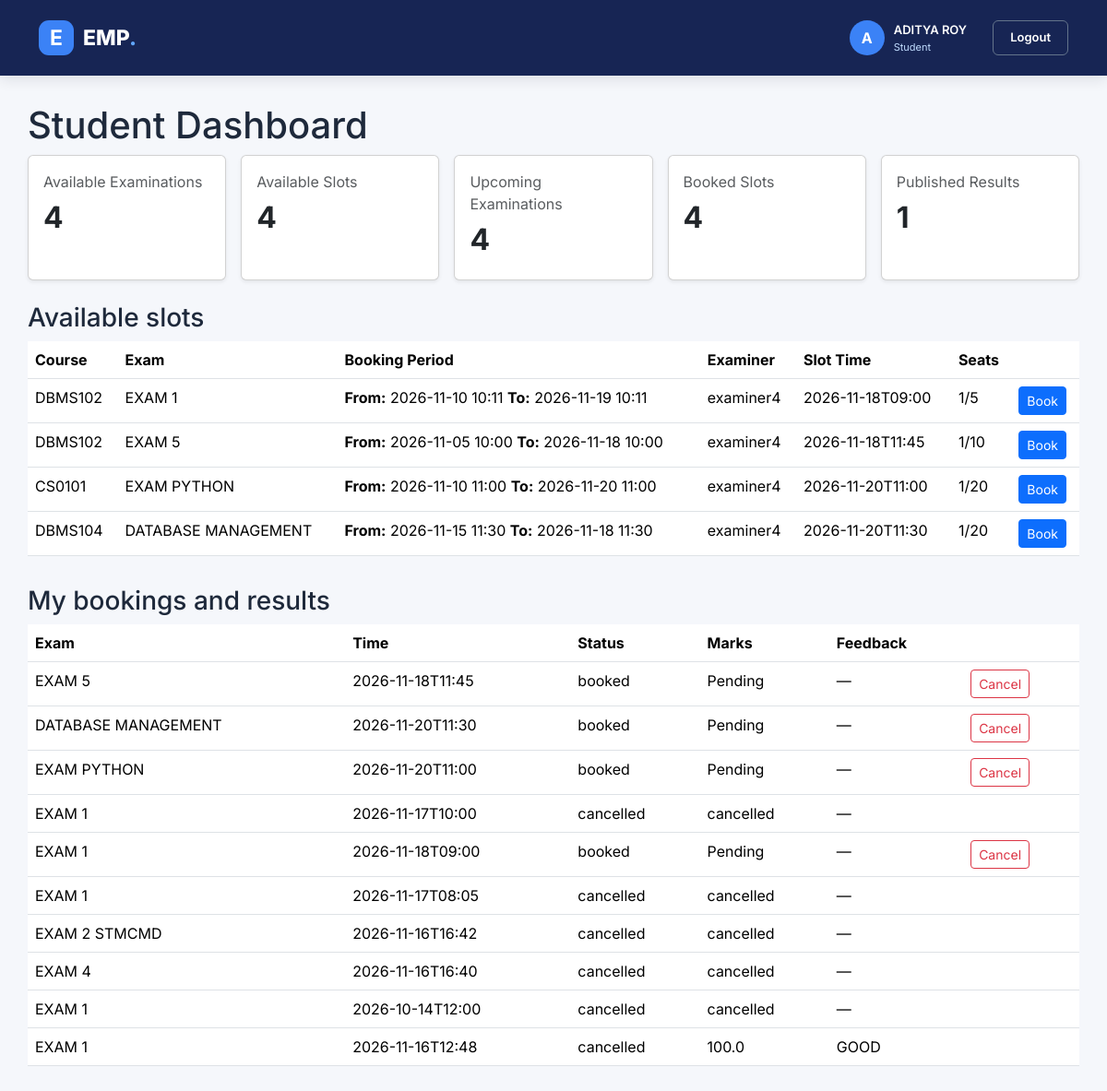
The app's page /dashboard (signed in) with its own data.
### tables this page shows
CREATE TABLE slots (
        id INTEGER PRIMARY KEY AUTOINCREMENT,
        exam_id INTEGER NOT NULL,
        examiner_id INTEGER NOT NULL,
        slot_time TEXT NOT NULL,
        capacity INTEGER NOT NULL CHECK(capacity > 0),
        FOREIGN KEY(exam_id) REFERENCES exams(id) ON DELETE CASCADE,
        FOREIGN KEY(examiner_id) REFERENCES users(id)
    );

CREATE TABLE courses (
        id INTEGER PRIMARY KEY AUTOINCREMENT,
        code TEXT UNIQUE NOT NULL,
        name TEXT NOT NULL
    );

CREATE TABLE exams (
        id INTEGER PRIMARY KEY AUTOINCREMENT,
        course_id INTEGER NOT NULL,
        title TEXT NOT NULL,
        description TEXT DEFAULT '', booking_start TEXT, booking_end TEXT, exam_date TEXT, exam_time TEXT, book ing_end TEXT,
        FOREIGN KEY(course_id) REFERENCES courses(id) ON DELETE CASCADE
    );

CREATE TABLE users (
        id INTEGER PRIMARY KEY AUTOINCREMENT,
        name TEXT NOT NULL,
        email TEXT UNIQUE NOT NULL,
        password TEXT NOT NULL,
        role TEXT NOT NULL CHECK(role IN ('admin','examiner','student')),
        approved INTEGER NOT NULL DEFAULT 0
    , active INTEGER NOT NULL DEFAULT 1);

CREATE TABLE bookings (
        id INTEGER PRIMARY KEY AUTOINCREMENT,
        slot_id INTEGER NOT NULL,
        student_id INTEGER NOT NULL,
        status TEXT NOT NULL DEFAULT 'booked',
        UNIQUE(slot_id, student_id),
        FOREIGN KEY(slot_id) REFERENCES slots(id) ON DELETE CASCADE,
        FOREIGN KEY(student_id) REFERENCES users(id) ON DELETE CASCADE
    );

CREATE TABLE results (
        id INTEGER PRIMARY KEY AUTOINCREMENT,
        booking_id INTEGER UNIQUE NOT NULL,
        marks REAL NOT NULL,
        feedback TEXT DEFAULT '',
        FOREIGN KEY(booking_id) REFERENCES bookings(id) ON DELETE CASCADE
    );

### app.py (the view, shortened to what this page needs)
@app.route("/dashboard")
@login_required()
def dashboard():
    role = session["role"]
    booking_open = setting_is_open("student_booking_open")
    slots = db().execute("""
    SELECT
        slots.*,
        exams.title,
        exams.booking_start,
        exams.booking_end,
        courses.code,
        users.name AS examiner_name,

        (SELECT COUNT(*)
         FROM bookings
         WHERE bookings.slot_id = slots.id
         AND status = 'booked') AS booked

    FROM slots
    JOIN exams ON exams.id = slots.exam_id
    JOIN courses ON courses.id = exams.course_id
    JOIN users ON users.id = slots.examiner_id

    WHERE datetime(slots.slot_time) > datetime('now', 'localtime')

    ORDER BY slots.slot_time

""").fetchall()
    available_slots = db().execute("""
    SELECT COUNT(*)
    FROM slots

    WHERE datetime(slots.slot_time) > datetime('now', 'localtime')

    AND (
        SELECT COUNT(*)
        FROM bookings
        WHERE bookings.slot_id = slots.id
        AND bookings.status = 'booked'
    ) < slots.capacity

""").fetchone()[0]
    available_examinations = db().execute("""
    SELECT COUNT(DISTINCT exams.id)
    FROM exams

    JOIN slots ON slots.exam_id = exams.id

    WHERE exams.exam_date IS NOT NULL
    AND exams.exam_time IS NOT NULL

    AND datetime(exams.exam_date || ' ' || exams.exam_time)
        > datetime('now', 'localtime')

    AND datetime(slots.slot_time)
        > datetime('now', 'localtime')

    AND (
        SELECT COUNT(*)
        FROM bookings
        WHERE bookings.slot_id = slots.id
        AND bookings.status = 'booked'
    ) < slots.capacity
""").fetchone()[0]
    if not booking_open:
       available_slots = 0
       available_examinations = 0
    upcoming_examinations = db().execute("""
    SELECT COUNT(DISTINCT exams.id)

    FROM bookings

    JOIN slots ON slots.id = bookings.slot_id
    JOIN exams ON exams.id = slots.exam_id

    WHERE bookings.student_id = ?
    AND bookings.status = 'booked'
    AND datetime(slots.slot_time) > datetime('now', 'localtime')
    """, (session["user_id"],)).fetchone()[0]
    booked_slots = db().execute("""
    SELECT COUNT(*)
    FROM bookings

    WHERE student_id = ?
    AND status = 'booked'
    """, (session["user_id"],)).fetchone()[0]
    published_results = db().execute("""
    SELECT COUNT(*)

    FROM results

    JOIN bookings ON bookings.id = results.booking_id

    WHERE bookings.student_id = ?
    """, (session["user_id"],)).fetchone()[0]
    bookings = db().execute("""
    SELECT
        bookings.id,
        bookings.status,
        exams.title,
        slots.slot_time,
        results.marks,
        results.feedback

    FROM bookings

    JOIN slots ON slots.id = bookings.slot_id
    JOIN exams ON exams.id = slots.exam_id

    LEFT JOIN results ON results.booking_id = bookings.id

    WHERE bookings.student_id = ?

    ORDER BY bookings.id DESC
    """, (session["user_id"],)).fetchall()
    return render_template("student.html",slots=slots,bookings=bookings,now=datetime.now(),
                           available_examinations=available_examinations,
                            available_slots=available_slots,
                           upcoming_examinations=upcoming_examinations,
                          booked_slots=booked_slots,
                          published_results=published_results,
                          booking_open=booking_open
                          )

### app.py (called while the page is built)
def db():
    if "db" not in g:
        g.db = sqlite3.connect(DB)
        g.db.row_factory = sqlite3.Row
        g.db.execute("PRAGMA foreign_keys = ON")
    return g.db

def setting_is_open(setting_name):
    setting = db().execute("""
        SELECT setting_value
        FROM system_settings
        WHERE setting_name = ?
    """, (setting_name,)).fetchone()
    return setting is not None and setting["setting_value"] == "1"

def login_required(role=None):
    def decorator(view):
        @wraps(view)
        def wrapped(*args, **kwargs):
            if not session.get("user_id"):
                return redirect(url_for("login"))
            if role and session.get("role") != role:
                flash("You are not allowed to open that page.")
                return redirect(url_for("dashboard"))
            return view(*args, **kwargs)
        return wrapped
    return decorator

### templates/student.html
{% extends "base.html" %}
{% block content %}
<h1>Student Dashboard</h1>
<div class="row row-cols-1 row-cols-sm-2 row-cols-xl-5 g-3 mb-4">
    <div class="col">
        <div class="card shadow-sm h-100">
            <div class="card-body">
                <p class="text-muted mb-2">Available Examinations</p>
                <h2 class="fw-bold">{{ available_examinations }}</h2>
            </div>
        </div>
    </div>
    <div class="col">
        <div class="card shadow-sm h-100">
            <div class="card-body">
                <p class="text-muted mb-2">Available Slots</p>
                <h2 class="fw-bold">{{ available_slots }}</h2>
            </div>
        </div>
    </div>
    <div class="col">
        <div class="card shadow-sm h-100">
            <div class="card-body">
                <p class="text-muted mb-2">Upcoming Examinations</p>
                <h2 class="fw-bold">{{ upcoming_examinations }}</h2>
            </div>
        </div>
    </div>
    <div class="col">
        <div class="card shadow-sm h-100">
            <div class="card-body">
                <p class="text-muted mb-2">Booked Slots</p>
                <h2 class="fw-bold">{{ booked_slots }}</h2>
            </div>
        </div>
    </div>
    <div class="col">
        <div class="card shadow-sm h-100">
            <div class="card-body">
                <p class="text-muted mb-2">Published Results</p>
                <h2 class="fw-bold">{{ published_results }}</h2>
            </div>
        </div>
    </div>
</div>
<section class="panel">
    <h3>Available slots</h3>
    <div class="table-responsive">
        <table class="table">
            <thead>
                <tr>
                    <th>Course</th>
                    <th>Exam</th>
                     <th>Booking Period</th>
                    <th>Examiner</th>
                    <th>Slot Time</th>
                    <th>Seats</th>
                    <th></th>
                </tr>
            </thead>
            <tbody>
                {% for s in slots %}
                <tr>
                    <td>{{ s.code }}</td>
                    <td>{{ s.title }}</td>
                    <td>
                      {% if s.booking_start and s.booking_end %}
                      <strong>From:</strong>
                      {{ s.booking_start.replace('T', ' ') }}
                      <strong>To:</strong>
                      {{ s.booking_end.replace('T', ' ') }}
                      {% else %}
                       Not configured
                      {% endif %}
                     </td>
                    <td>{{ s.examiner_name }}</td>
                    <td>{{ s.slot_time }}</td>
                    <td>
                        {{ s.booked }}/{{ s.capacity }}
                    </td>
                    <td>
                        <form method="post"
                              action="{{ url_for('book_slot', slot_id=s.id) }}">
                            <button class="btn btn-primary btn-sm"
                               {% if s.booked >= s.capacity or not booking_open %}disabled{% endif %}>
                                    Book
                            </button>
                        </form>
                    </td>
                </tr>
                {% else %}
                <tr>
                    <td colspan="7" class="text-center">
                        No slots available.
                    </td>
                </tr>
                {% endfor %}
            </tbody>
        </table>
    </div>
</section>
<section class="panel mt-3">
    <h3>My bookings and results</h3>
    <div class="table-responsive">
        <table class="table">
            <thead>
                <tr>
                    <th>Exam</th>
                    <th>Time</th>
                    <th>Status</th>
                    <th>Marks</th>
                    <th>Feedback</th>
                    <th></th>
                </tr>
            </thead>
            <tbody>
                {% for b in bookings %}
                <tr>
                    <td>{{ b.title }}</td>
                    <td>{{ b.slot_time }}</td>
                    <td>{{ b.status }}</td>
                    <td>
                        {% if b.marks is not none %}
                           {{ b.marks }}
                        {% elif b.status == "cancelled" %}
                              cancelled
                        {% else %}
                               Pending
                        {% endif %}
                    </td>
                    <td>
                        {{ b.feedback or "—" }}
                    </td>
                    <td>
                        {% if b.status == 'booked' and b.marks is none %}
                            <form method="post"
                                  action="{{ url_for('cancel_booking', booking_id=b.id) }}">
                                <button class="btn btn-outline-danger btn-sm">
                                    Cancel
                                </button>
                            </form>
                        {% endif %}
                    </td>
                </tr>
                {% else %}
                <tr>
                    <td colspan="6" class="text-center">
                        No bookings yet.
                    </td>
                </tr>
                {% endfor %}
            </tbody>
        </table>
    </div>
</section>
{% endblock %}

### templates/base.html (shortened to what this page needs)
<!doctype html>
<html lang="en">
<head>
    <link href="https://cdn.jsdelivr.net/npm/bootstrap@5.3.3/dist/css/bootstrap.min.css"
          rel="stylesheet">
    <link href="{{ url_for('static', filename='style.css') }}"
          rel="stylesheet">
</head>
<body>
<nav class="navbar navbar-expand-lg navbar-dark main-navbar">
    <div class="container">
        <a class="navbar-brand brand-logo" href="{{ url_for('home') }}">
            <span class="brand-icon">E</span>
            <span>EMP<span class="brand-dot">.</span></span>
        </a>
        <div class="collapse navbar-collapse" id="navbarContent">
            <div class="ms-auto d-flex align-items-center gap-3 flex-wrap py-2">
                {% if session.get('user_id') %}
                    <div class="user-info">
                        <div class="user-avatar">
                            {{ session.get('name', 'U')[0]|upper }}
                        </div>
                        <div class="user-details">
                            <span class="user-name">
                                {{ session.get('name') }}
                            </span>
                            <span class="user-role">
                                {{ session.get('role')|capitalize }}
                            </span>
                        </div>
                    </div>
                    <a class="btn logout-btn"
                       href="{{ url_for('logout') }}">
                        Logout
                    </a>
                {% endif %}
            </div>
        </div>
    </div>
</nav>
<main class="container main-content">
    {% block content %}
    {% endblock %}
</main>
</body>
</html>

### static/style.css (style rules this page uses)
body { font-family: 'Inter', sans-serif; background: #f5f7fb; color: #1e293b; margin: 0; min-height: 100vh; }
.main-navbar { background: #172554; padding: 14px 0; box-shadow: 0 3px 15px rgba(15,23,42,.12); }
.brand-logo { display: flex; align-items: center; gap: 10px; font-size: 23px; font-weight: 800; }
.brand-icon, .user-avatar { display: flex; align-items: center; justify-content: center; background: #3b82f6; color: white; font-weight: 700; }
.brand-icon { width: 38px; height: 38px; border-radius: 11px; }
.brand-dot { color: #60a5fa; }
.user-info { display: flex; align-items: center; gap: 10px; padding-right: 12px; }
.user-avatar { width: 38px; height: 38px; border-radius: 50%; }
.user-details { display: flex; flex-direction: column; }
.user-name { color: white; font-size: 13px; font-weight: 600; }
.user-role { color: #bfdbfe; font-size: 11px; text-transform: capitalize; }
.login-btn, .logout-btn { color: white; border: 1px solid #64748b; font-weight: 600; }
.logout-btn { padding: 8px 18px; font-size: 13px; }
.main-content { padding: 30px 0 50px; }

### records on screen
slots: code "DBMS102", title "EXAM 1", booking_start.replace "2026-11-10 10:11", booking_end.replace "2026-11-19 10:11", examiner_name "examiner4", slot_time "2026-11-18T09:00", booked "1", capacity "5"
slots: code "DBMS102", title "EXAM 5", booking_start.replace "2026-11-05 10:00", booking_end.replace "2026-11-18 10:00", examiner_name "examiner4", slot_time "2026-11-18T11:45", booked "1", capacity "10"
slots: code "CS0101", title "EXAM PYTHON", booking_start.replace "2026-11-10 11:00", booking_end.replace "2026-11-20 11:00", examiner_name "examiner4", slot_time "2026-11-20T11:00", booked "1", capacity "20"
slots: code "DBMS104", title "DATABASE MANAGEMENT", booking_start.replace "2026-11-15 11:30", booking_end.replace "2026-11-18 11:30", examiner_name "examiner4", slot_time "2026-11-20T11:30", booked "1", capacity "20"
bookings: title "EXAM 5", slot_time "2026-11-18T11:45", status "booked", shows "Pending", feedback "—"
bookings: title "DATABASE MANAGEMENT", slot_time "2026-11-20T11:30", status "booked", shows "Pending", feedback "—"
bookings: title "EXAM PYTHON", slot_time "2026-11-20T11:00", status "booked", shows "Pending", feedback "—"
bookings: title "EXAM 1", slot_time "2026-11-17T10:00", status "cancelled", feedback "—"
bookings: title "EXAM 1", slot_time "2026-11-18T09:00", status "booked", shows "Pending", feedback "—"
bookings: title "EXAM 1", slot_time "2026-11-17T08:05", status "cancelled", feedback "—"
bookings: title "EXAM 2 STMCMD", slot_time "2026-11-16T16:42", status "cancelled", feedback "—"
bookings: title "EXAM 4", slot_time "2026-11-16T16:40", status "cancelled", feedback "—"
bookings: title "EXAM 1", slot_time "2026-10-14T12:00", status "cancelled", feedback "—"
results: title "EXAM 1", slot_time "2026-11-16T12:48", status "cancelled", marks "100.0", feedback "GOOD"

### other values on screen
{{ session.get('name', 'U')[0]|upper }} "A"
{{ session.get('name') }} "ADITYA ROY"
{{ session.get('role')|capitalize }} "Student"
{{ available_examinations }} "4"
{{ available_slots }} "4"
{{ upcoming_examinations }} "4"
{{ booked_slots }} "4"
{{ published_results }} "1"
